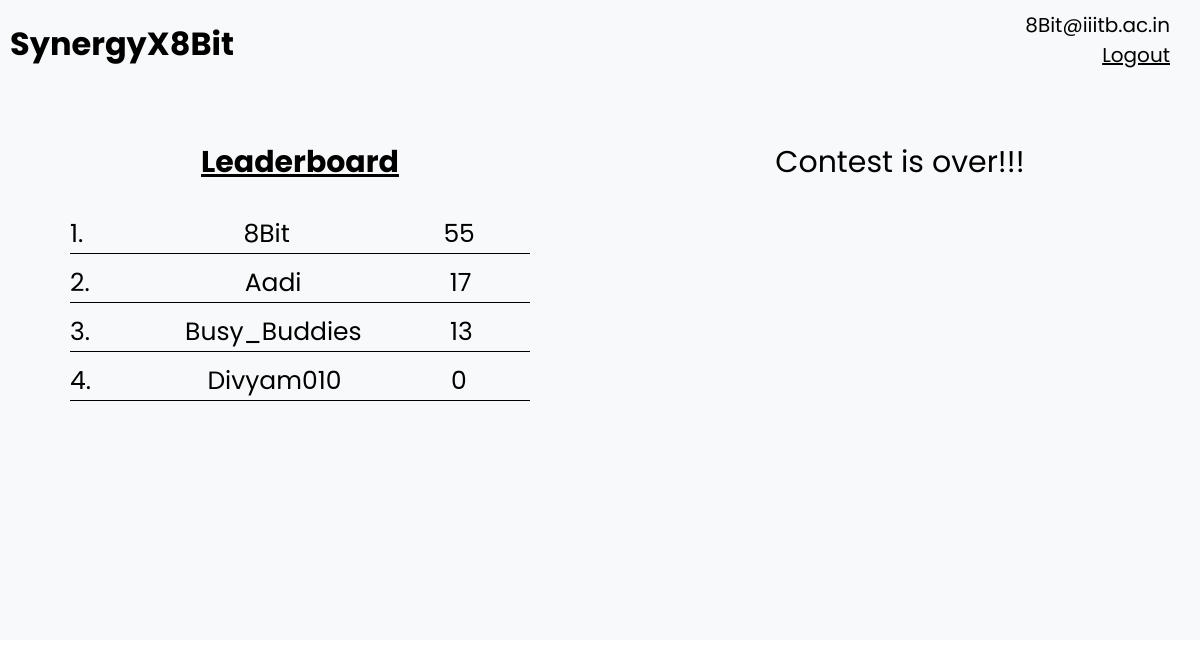
The page /participant (signed in) on the database as committed earlier.
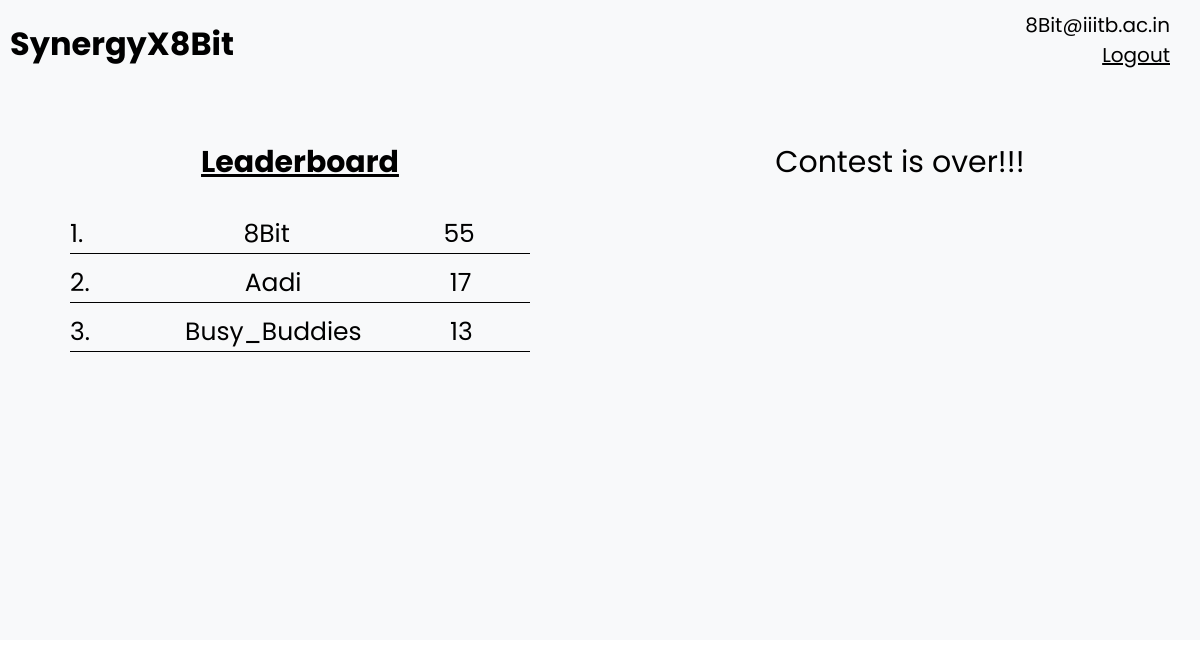
The same page on the database as committed later.
### base/models.py (models this page shows)
class User(AbstractUser):
    email = models.EmailField(unique=True, null=True)
    phone_number=models.IntegerField(null=True)
    username=models.CharField(unique=True,max_length=100,null=True)
    gold=models.IntegerField(default=0)
    sand=models.DateTimeField(default=datetime(2024,11,10,18,30,30))
    USERNAME_FIELD = 'email'
    REQUIRED_FIELDS = ['username']
    def __str__(self) -> str:
        return str(self.email)

### base/views.py (the view, shortened to what this page needs)
# urls.py: path('participant',views.participant_home,name="participant_home"),
def participant_home(request):
    da=datetime.now()
    user_1= User.objects.get(email=str(request.user))
    timezone = user_1.sand.tzinfo
    da=da.replace(tzinfo=timezone)
    flag=(da<user_1.sand)
    users=User.objects.all().order_by('-gold').values()
    context = {
        'users': users,
        'user_1':user_1,
        'curr_date_time':str(user_1.sand.month) + " " + str(user_1.sand.day) + "," + str(user_1.sand.year) + " " + str(user_1.sand.hour) + ":" + str(user_1.sand.minute) + ":" + str(user_1.sand.second),
        'flag':flag
    }
    return render(request, 'participant_home.html', context)

### base/templates/participant_home.html (shortened to what this page needs)
{% include 'participant_main.html' %}
<div class="screen">
{% block content %}
{% if request.user.is_authenticated %}
<div class="participant-left">
    <h3 class="LeaderBoard-heading">Leaderboard</h3>
    <div class="LeaderBoard">
        {% for user in users %}
        <div class="ranking">
            <p class="rank">{{ forloop.counter }}. &nbsp;&nbsp;&nbsp; <span class="ranking-name">{{ user.username }}</span> &nbsp;&nbsp;&nbsp;{{ user.gold }}</h1>
        </div>
        {% endfor %}
    </div>
</div>
    <div class="participant-right">
        <div>
            <div id="countdown-box"></div>
            {% endif %}
            {% endblock content %}
        </div>
    </div>
</div>

### base/templates/participant_navbar.html (shortened to what this page needs)
<div class="home-container-participant">
   <a href="{% url 'participant_home' %}" class="heading-participant"><h1>SynergyX8Bit</h1></a>
   <div class="nav-right">
       {% if request.user.is_authenticated %}
       <h1 class="hello-text">{{request.user}}</h1>
       <a href="{% url 'logout' %}" class="logout-button">Logout</a>
       {% else %}
       <a href="{% url 'login' %}">Login</a>
       {% endif %}
   </div>
</div>

Rows that differ between the two databases and show on the page:
removed User: username "Divyam010", gold "0"
